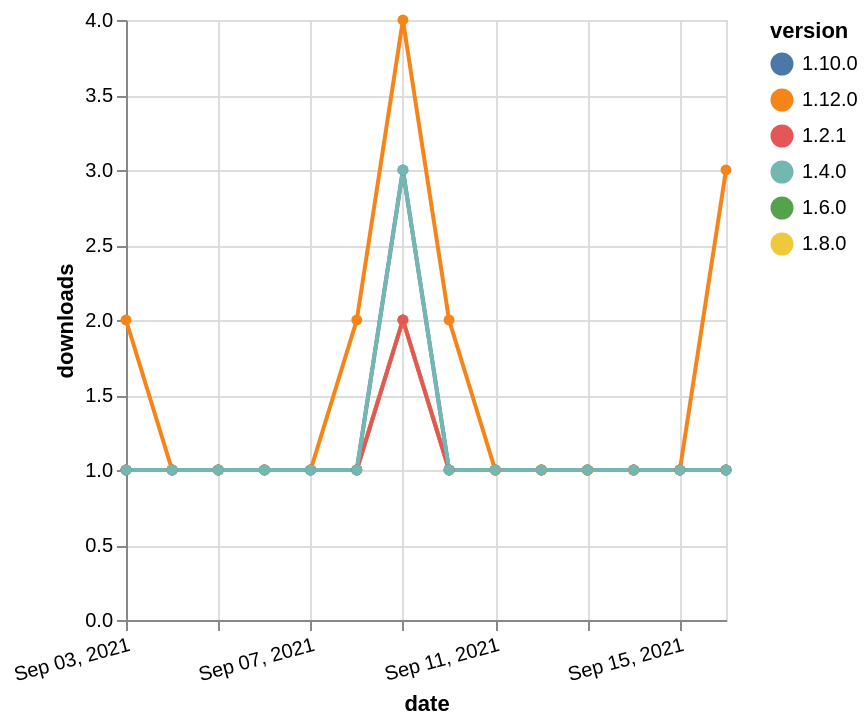

Vega-Lite specification stored for this chart:
### Vega-Lite specification from a JSON file in a GitHub repository (floating-point values rounded to 4 significant figures)
{"$schema": "https://vega.github.io/schema/vega-lite/v5.json", "description": "A simple bar chart with embedded data.", "data": {"values": [{"date": "2021-09-03", "total": 191, "delta": 1, "version": "1.6.0"}, {"date": "2021-09-04", "total": 192, "delta": 1, "version": "1.6.0"}, {"date": "2021-09-05", "total": 193, "delta": 1, "version": "1.6.0"}, {"date": "2021-09-06", "total": 194, "delta": 1, "version": "1.6.0"}, {"date": "2021-09-07", "total": 195, "delta": 1, "version": "1.6.0"}, {"date": "2021-09-08", "total": 196, "delta": 1, "version": "1.6.0"}, {"date": "2021-09-09", "total": 198, "delta": 2, "version": "1.6.0"}, {"date": "2021-09-10", "total": 199, "delta": 1, "version": "1.6.0"}, {"date": "2021-09-11", "total": 200, "delta": 1, "version": "1.6.0"}, {"date": "2021-09-12", "total": 201, "delta": 1, "version": "1.6.0"}, {"date": "2021-09-13", "total": 202, "delta": 1, "version": "1.6.0"}, {"date": "2021-09-14", "total": 203, "delta": 1, "version": "1.6.0"}, {"date": "2021-09-15", "total": 204, "delta": 1, "version": "1.6.0"}, {"date": "2021-09-16", "total": 205, "delta": 1, "version": "1.6.0"}, {"date": "2021-09-03", "total": 156, "delta": 1, "version": "1.8.0"}, {"date": "2021-09-04", "total": 157, "delta": 1, "version": "1.8.0"}, {"date": "2021-09-05", "total": 158, "delta": 1, "version": "1.8.0"}, {"date": "2021-09-06", "total": 159, "delta": 1, "version": "1.8.0"}, {"date": "2021-09-07", "total": 160, "delta": 1, "version": "1.8.0"}, {"date": "2021-09-08", "total": 161, "delta": 1, "version": "1.8.0"}, {"date": "2021-09-09", "total": 163, "delta": 2, "version": "1.8.0"}, {"date": "2021-09-10", "total": 164, "delta": 1, "version": "1.8.0"}, {"date": "2021-09-11", "total": 165, "delta": 1, "version": "1.8.0"}, {"date": "2021-09-12", "total": 166, "delta": 1, "version": "1.8.0"}, {"date": "2021-09-13", "total": 167, "delta": 1, "version": "1.8.0"}, {"date": "2021-09-14", "total": 168, "delta": 1, "version": "1.8.0"}, {"date": "2021-09-15", "total": 169, "delta": 1, "version": "1.8.0"}, {"date": "2021-09-16", "total": 170, "delta": 1, "version": "1.8.0"}, {"date": "2021-09-03", "total": 177, "delta": 1, "version": "1.10.0"}, {"date": "2021-09-04", "total": 178, "delta": 1, "version": "1.10.0"}, {"date": "2021-09-05", "total": 179, "delta": 1, "version": "1.10.0"}, {"date": "2021-09-06", "total": 180, "delta": 1, "version": "1.10.0"}, {"date": "2021-09-07", "total": 181, "delta": 1, "version": "1.10.0"}, {"date": "2021-09-08", "total": 182, "delta": 1, "version": "1.10.0"}, {"date": "2021-09-09", "total": 185, "delta": 3, "version": "1.10.0"}, {"date": "2021-09-10", "total": 186, "delta": 1, "version": "1.10.0"}, {"date": "2021-09-11", "total": 187, "delta": 1, "version": "1.10.0"}, {"date": "2021-09-12", "total": 188, "delta": 1, "version": "1.10.0"}, {"date": "2021-09-13", "total": 189, "delta": 1, "version": "1.10.0"}, {"date": "2021-09-14", "total": 190, "delta": 1, "version": "1.10.0"}, {"date": "2021-09-15", "total": 191, "delta": 1, "version": "1.10.0"}, {"date": "2021-09-16", "total": 192, "delta": 1, "version": "1.10.0"}, {"date": "2021-09-03", "total": 255, "delta": 1, "version": "1.2.1"}, {"date": "2021-09-04", "total": 256, "delta": 1, "version": "1.2.1"}, {"date": "2021-09-05", "total": 257, "delta": 1, "version": "1.2.1"}, {"date": "2021-09-06", "total": 258, "delta": 1, "version": "1.2.1"}, {"date": "2021-09-07", "total": 259, "delta": 1, "version": "1.2.1"}, {"date": "2021-09-08", "total": 260, "delta": 1, "version": "1.2.1"}, {"date": "2021-09-09", "total": 262, "delta": 2, "version": "1.2.1"}, {"date": "2021-09-10", "total": 263, "delta": 1, "version": "1.2.1"}, {"date": "2021-09-11", "total": 264, "delta": 1, "version": "1.2.1"}, {"date": "2021-09-12", "total": 265, "delta": 1, "version": "1.2.1"}, {"date": "2021-09-13", "total": 266, "delta": 1, "version": "1.2.1"}, {"date": "2021-09-14", "total": 267, "delta": 1, "version": "1.2.1"}, {"date": "2021-09-15", "total": 268, "delta": 1, "version": "1.2.1"}, {"date": "2021-09-16", "total": 269, "delta": 1, "version": "1.2.1"}, {"date": "2021-09-03", "total": 127, "delta": 2, "version": "1.12.0"}, {"date": "2021-09-04", "total": 128, "delta": 1, "version": "1.12.0"}, {"date": "2021-09-05", "total": 129, "delta": 1, "version": "1.12.0"}, {"date": "2021-09-06", "total": 130, "delta": 1, "version": "1.12.0"}, {"date": "2021-09-07", "total": 131, "delta": 1, "version": "1.12.0"}, {"date": "2021-09-08", "total": 133, "delta": 2, "version": "1.12.0"}, {"date": "2021-09-09", "total": 137, "delta": 4, "version": "1.12.0"}, {"date": "2021-09-10", "total": 139, "delta": 2, "version": "1.12.0"}, {"date": "2021-09-11", "total": 140, "delta": 1, "version": "1.12.0"}, {"date": "2021-09-12", "total": 141, "delta": 1, "version": "1.12.0"}, {"date": "2021-09-13", "total": 142, "delta": 1, "version": "1.12.0"}, {"date": "2021-09-14", "total": 143, "delta": 1, "version": "1.12.0"}, {"date": "2021-09-15", "total": 144, "delta": 1, "version": "1.12.0"}, {"date": "2021-09-16", "total": 147, "delta": 3, "version": "1.12.0"}, {"date": "2021-09-03", "total": 322, "delta": 1, "version": "1.4.0"}, {"date": "2021-09-04", "total": 323, "delta": 1, "version": "1.4.0"}, {"date": "2021-09-05", "total": 324, "delta": 1, "version": "1.4.0"}, {"date": "2021-09-06", "total": 325, "delta": 1, "version": "1.4.0"}, {"date": "2021-09-07", "total": 326, "delta": 1, "version": "1.4.0"}, {"date": "2021-09-08", "total": 327, "delta": 1, "version": "1.4.0"}, {"date": "2021-09-09", "total": 330, "delta": 3, "version": "1.4.0"}, {"date": "2021-09-10", "total": 331, "delta": 1, "version": "1.4.0"}, {"date": "2021-09-11", "total": 332, "delta": 1, "version": "1.4.0"}, {"date": "2021-09-12", "total": 333, "delta": 1, "version": "1.4.0"}, {"date": "2021-09-13", "total": 334, "delta": 1, "version": "1.4.0"}, {"date": "2021-09-14", "total": 335, "delta": 1, "version": "1.4.0"}, {"date": "2021-09-15", "total": 336, "delta": 1, "version": "1.4.0"}, {"date": "2021-09-16", "total": 337, "delta": 1, "version": "1.4.0"}]}, "width": "container", "mark": {"type": "line", "point": {"filled": true}}, "encoding": {"x": {"field": "date", "type": "temporal", "timeUnit": "yearmonthdate", "title": "date", "axis": {"labelAngle": -15}}, "y": {"field": "delta", "type": "quantitative", "title": "downloads"}, "color": {"field": "version", "type": "nominal"}, "tooltip": {"field": "delta"}}}
